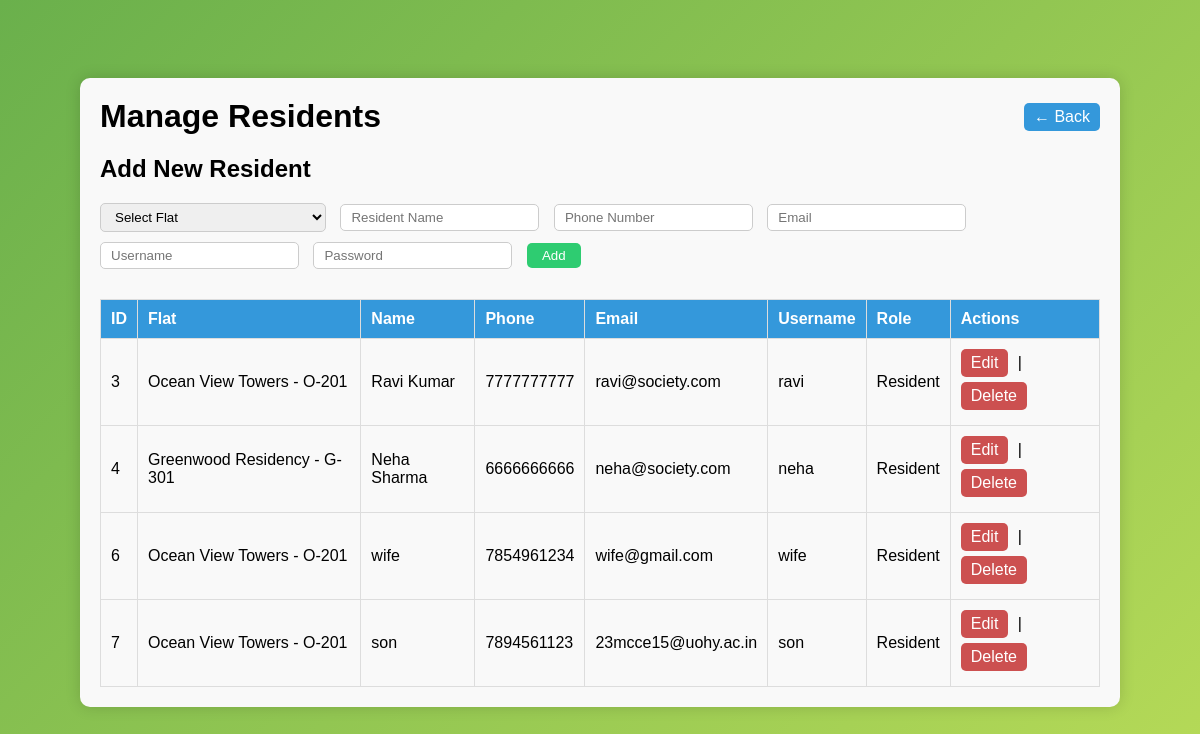
/users/admin/manage_residents.php (signed in), run on the app's committed database.
### tables this page shows
CREATE TABLE IF NOT EXISTS `resident_details` (
  `resident_id` int NOT NULL AUTO_INCREMENT,
  `flat_id` int DEFAULT NULL,
  `name` varchar(100) DEFAULT NULL,
  `phone_no` varchar(15) DEFAULT NULL,
  `email` varchar(100) DEFAULT NULL,
  `username` varchar(50) DEFAULT NULL,
  `password` varchar(255) DEFAULT NULL,
  `role` enum('Admin','Supervisor','Resident') DEFAULT NULL,
  PRIMARY KEY (`resident_id`),
  KEY `flat_id` (`flat_id`)
);

CREATE TABLE IF NOT EXISTS `building_table` (
  `building_id` int NOT NULL AUTO_INCREMENT,
  `building_name` varchar(100) NOT NULL,
  `address` varchar(255) NOT NULL,
  `total_flats` int NOT NULL,
  PRIMARY KEY (`building_id`)
);

CREATE TABLE IF NOT EXISTS `flat_details` (
  `flat_id` int NOT NULL AUTO_INCREMENT,
  `building_id` int DEFAULT NULL,
  `flat_no` varchar(10) NOT NULL,
  `flat_area` float DEFAULT NULL,
  `ownership_status` enum('Owner','Tenant') DEFAULT NULL,
  PRIMARY KEY (`flat_id`),
  UNIQUE KEY `flat_no` (`flat_no`),
  KEY `building_id` (`building_id`)
);

### users/admin/manage_residents.php (the view, shortened to what this page needs)
<?php
require('../../utils/db_conn.php');
$edit_id = isset($_GET['edit_id']) ? (int)$_GET['edit_id'] : 0;
?>
<!DOCTYPE html>
<html lang="en">
<head>
    <link rel="stylesheet" href="../../css/style_manage_residents.css">
</head>
<body>
<div class="dashboard-container">
    <div class="header">
        <h1>Manage Residents</h1>
        <a href="admin.php" class="back-btn">← Back</a>
    </div>
    <div class="add-building">
        <h2>Add New Resident</h2>
        <form method="post" action="">
            <select name="flat_id" required>
                <option value="">Select Flat</option>
            </select>
            <input type="text" name="name" placeholder="Resident Name" required>
            <input type="text" name="phone_no" placeholder="Phone Number" required>
            <input type="email" name="email" placeholder="Email" required>
            <input type="text" name="username" placeholder="Username" required>
            <input type="text" name="password" placeholder="Password" required>
            <button type="submit" name="add_resident">Add</button>
        </form>
    </div>
    <div class="table-container">
        <table>
            <tr>
                <th>ID</th>
                <th>Flat</th>
                <th>Name</th>
                <th>Phone</th>
                <th>Email</th>
                <th>Username</th>
                <th>Role</th>
                <th>Actions</th>
            </tr>
            <?php
            $query = "SELECT r.*, f.flat_no, b.building_name FROM resident_details r
                      LEFT JOIN flat_details f ON r.flat_id=f.flat_id
                      LEFT JOIN building_table b ON f.building_id=b.building_id
                      WHERE r.role='Resident'
                      ORDER BY r.resident_id ASC";
            $result = mysqli_query($conn, $query);
            if (mysqli_num_rows($result) > 0)
            {
                while ($row = mysqli_fetch_assoc($result))
                {
                    $flat_label = ($row['building_name'] && $row['flat_no']) ? $row['building_name'].' - '.$row['flat_no'] : '-';
                    if ($edit_id === (int)$row['resident_id'])
                    {
                        echo "<tr>
                                <form method='post' action=''>
                                <td>{$row['resident_id']}<input type='hidden' name='resident_id' value='{$row['resident_id']}'></td>
                                <td>
                                    <select name='flat_id' required>";
                                        $flats2 = mysqli_query($conn, "SELECT f.flat_id, f.flat_no, b.building_name FROM flat_details f
                                                                      LEFT JOIN building_table b ON f.building_id=b.building_id
                                                                      ORDER BY b.building_name, f.flat_no ASC");
                                        while ($f2 = mysqli_fetch_assoc($flats2))
                                        {
                                            $selected = ($f2['flat_id'] == $row['flat_id']) ? 'selected' : '';
                                            echo "<option value='{$f2['flat_id']}' $selected>{$f2['building_name']} - {$f2['flat_no']}</option>";
                                        }
                        echo "      </select>
                                </td>
                                <td><input type='text' name='name' value='".htmlspecialchars($row['name'])."' required></td>
                                <td><input type='text' name='phone_no' value='".htmlspecialchars($row['phone_no'])."' required></td>
                                <td><input type='email' name='email' value='".htmlspecialchars($row['email'])."' required></td>
                                <td><input type='text' name='username' value='".htmlspecialchars($row['username'])."' required></td>
                                <td><input type='text' name='password' placeholder='New Password' required></td>
                                <td><input type='hidden' name='role' value='Resident'>Resident</td>
                                <td>
                                    <button type='submit' name='update_resident'>Update</button> |
                                    <a href='manage_residents.php'>Cancel</a>
                                </td>
                                </form>
                              </tr>";
                    }
                    else
                    {
                        echo "<tr>
                                <td>{$row['resident_id']}</td>
                                <td>{$flat_label}</td>
                                <td>{$row['name']}</td>
                                <td>{$row['phone_no']}</td>
                                <td>{$row['email']}</td>
                                <td>{$row['username']}</td>
                                <td>{$row['role']}</td>
                                <td>
                                    <a href='manage_residents.php?edit_id={$row['resident_id']}'>Edit</a> |
                                    <a href='manage_residents.php?delete_id={$row['resident_id']}' onclick=\"return confirm('Are you sure you want to delete this resident?')\">Delete</a>
                                </td>
                              </tr>";
                    }
                }
            }
            else
            {
                echo "<tr><td colspan='8'>No residents found.</td></tr>";
            }
            ?>
        </table>
    </div>
</div>
</body>
</html>

### css/style_manage_residents.css (style rules this page uses)
body { background: linear-gradient(135deg, #6ab04c, #badc58); display: flex; justify-content: center; align-items: flex-start; min-height: 100vh; padding: 40px 0; font-family: Arial, sans-serif; }
.dashboard-container { max-width: 1000px; margin: 30px auto; padding: 20px; background: #f9f9f9; border-radius: 10px; box-shadow: 0 0 15px rgba(0,0,0,0.15); }
.header { display: flex; justify-content: space-between; align-items: center; margin-bottom: 20px; }
.header h1 { margin: 0; }
.back-btn { text-decoration: none; padding: 5px 10px; background: #3498db; color: #fff; border-radius: 5px; transition: 0.2s; }
.add-building { margin-bottom: 20px; }
.add-building input, .add-building select { padding: 5px 10px; margin-right: 10px; margin-bottom: 10px; border-radius: 5px; border: 1px solid #ccc; }
.add-building button { padding: 5px 15px; background: #2ecc71; color: #fff; border: none; border-radius: 5px; cursor: pointer; transition: 0.2s; }
.table-container { overflow-x: auto; }
table { width: 100%; border-collapse: collapse; min-width: 700px; }
th, td { padding: 10px; border: 1px solid #ddd; text-align: left; }
th { background: #3498db; color: #fff; }
.table-container a, .table-container button { padding: 5px 10px; background: #cc5050; color: #fff; border: none; border-radius: 5px; cursor: pointer; transition: 0.2s; text-decoration: none; display: inline-block; margin-right: 5px; margin-bottom: 5px; }

### data on the page
resident_details: resident_id "3", building_table.building_name "Ocean View Towers - O-201", name "Ravi Kumar", phone_no "7777777777", email "ravi@society.com", username "ravi", role "Resident"
resident_details: resident_id "4", building_table.building_name "Greenwood Residency - G-301", name "Neha Sharma", phone_no "6666666666", email "neha@society.com", username "neha", role "Resident"
resident_details: resident_id "6", building_table.building_name "Ocean View Towers - O-201", name "wife", phone_no "7854961234", email "wife@gmail.com", username "wife", role "Resident"
resident_details: resident_id "7", building_table.building_name "Ocean View Towers - O-201", name "son", phone_no "7894561123", email "23mcce15@uohy.ac.in", username "son", role "Resident"
